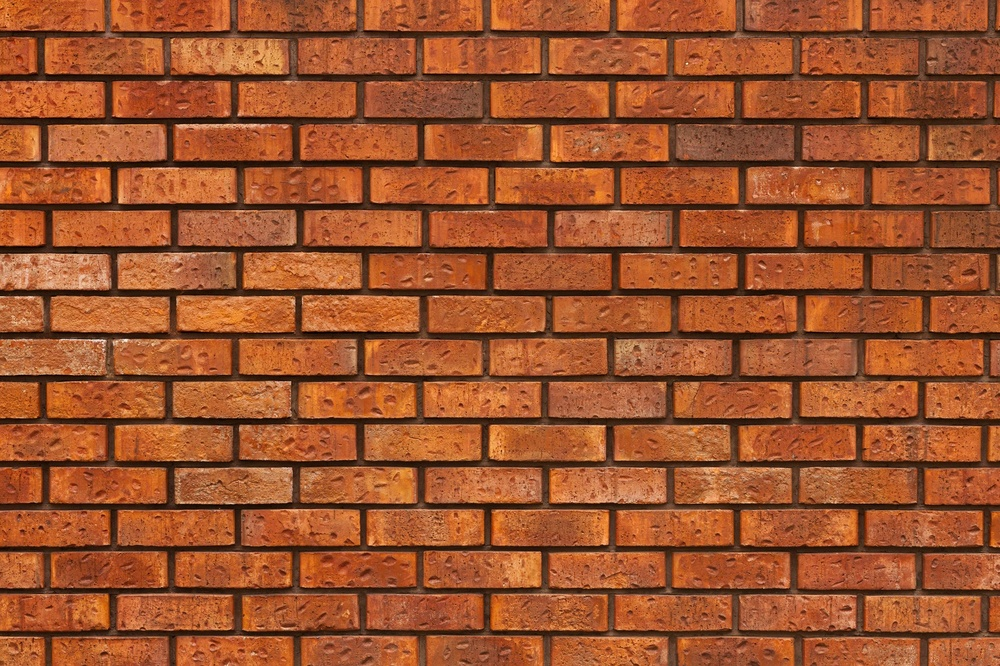
#> input picture Probabilidad/Imagenes/ladrillo.jpg, 1000 x 666 px, shrunk from 1946 x 1297 before the run, found by its file name
$ python 047_Deteccion_aristas_y_segmenacion.py
#> lines starting #> are read from the running program, lines starting #| are printed output that depends on the picture; after the words box and inside, x2 and y2 are one past the last pixel; in counts of white or black regions, pixels touching at a corner belong together
import cv2
import numpy as np
import matplotlib.pyplot as plt

# -------- Cargar imagen en escala de grises --------
# Asegúrate de que la ruta de la imagen sea correcta
ruta_imagen = 'Probabilidad/Imagenes/ladrillo.jpg'
imagen = cv2.imread(ruta_imagen, cv2.IMREAD_GRAYSCALE)
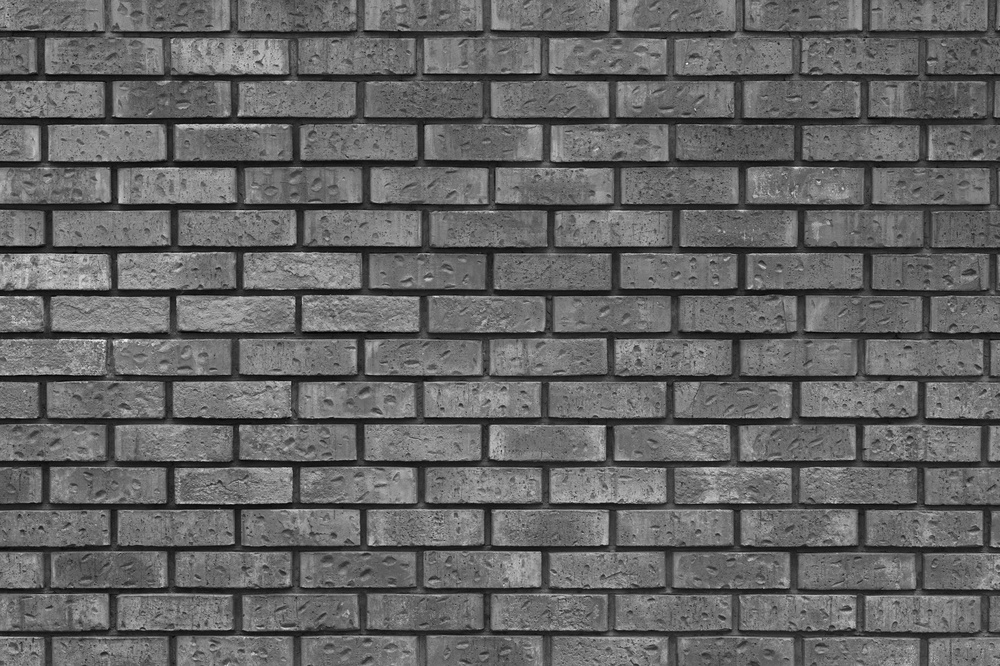
#> imagen: shape (666, 1000); min 0, max 250, mean 101.2

# Verificar si la imagen se cargó correctamente
if imagen is None:
    print(f"Error: No se pudo cargar la imagen en la ruta '{ruta_imagen}'. Verifica la ruta.")
    exit()

# -------- Aplicar filtro de Canny para detectar bordes --------
# Parámetros: umbral bajo y umbral alto
umbral_bajo = 100
umbral_alto = 200
bordes = cv2.Canny(imagen, umbral_bajo, umbral_alto)
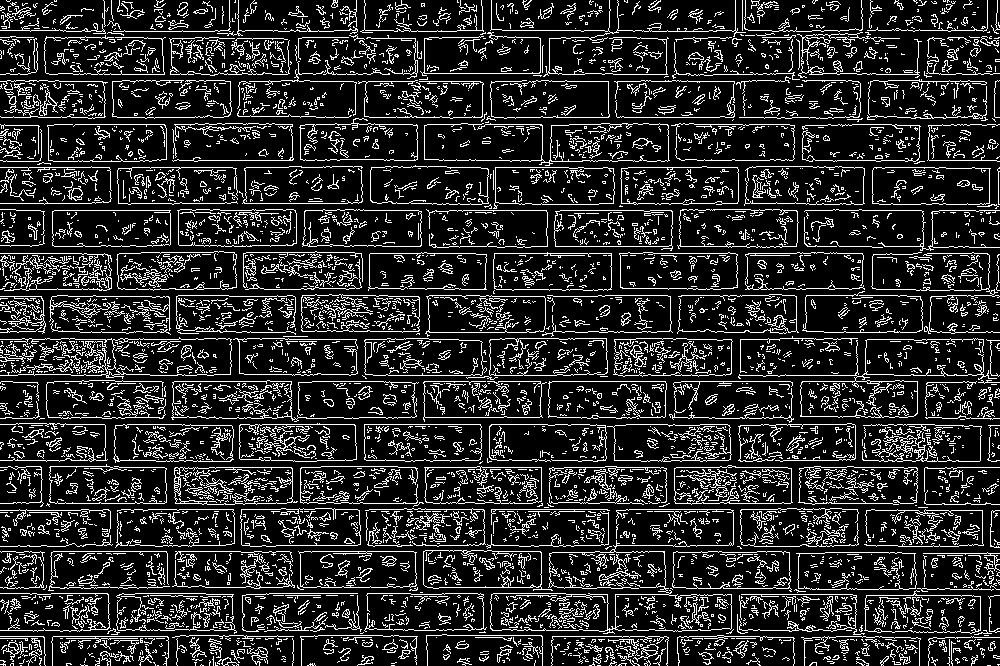
#> bordes: shape (666, 1000); 16.5% white in thin lines or dots

# -------- Segmentación por Umbral (Threshold) --------
# Si el valor del píxel es mayor que 127, se vuelve blanco (255); si no, negro (0)
umbral_segmentacion = 127
_, segmentada = cv2.threshold(imagen, umbral_segmentacion, 255, cv2.THRESH_BINARY)
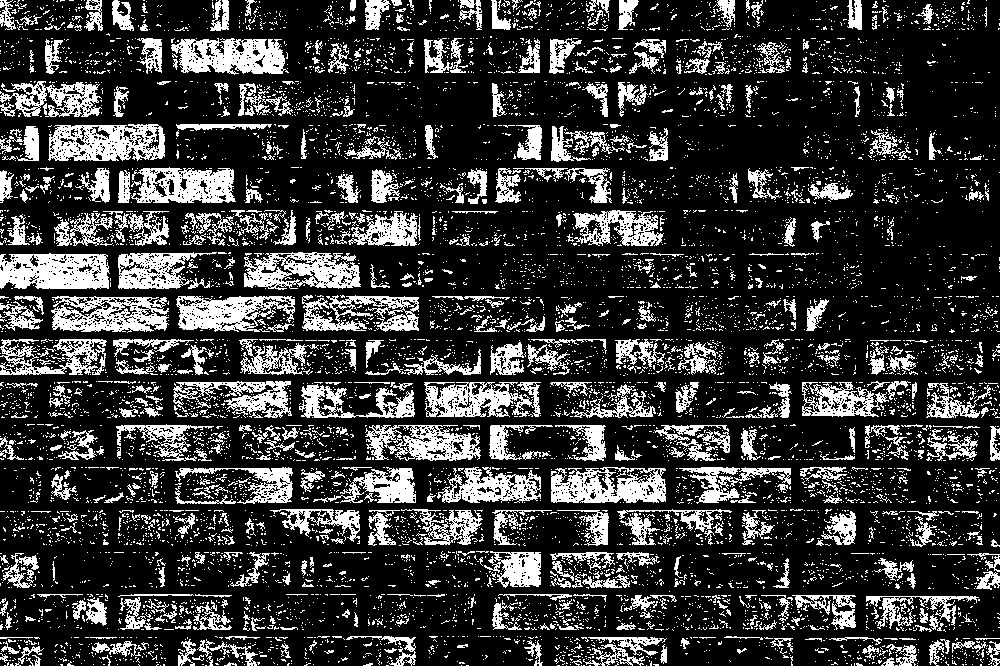
#> segmentada: shape (666, 1000); 22.1% white; 8308 white regions (7666 under 20 px), largest, box (x1, y1, x2, y2) and area: (0, 253, 110, 290) 3188, (48, 124, 165, 161) 3029, (171, 38, 289, 75) 2922

# -------- Mostrar resultados --------
plt.figure(figsize=(15, 5))

# Imagen original
plt.subplot(1, 3, 1)
plt.imshow(imagen, cmap='gray')
plt.title('Imagen original')
plt.axis('off')

# Bordes detectados con Canny
plt.subplot(1, 3, 2)
plt.imshow(bordes, cmap='gray')
plt.title(f'Bordes (Canny)\nUmbral bajo: {umbral_bajo}, Umbral alto: {umbral_alto}')
plt.axis('off')

# Imagen segmentada
plt.subplot(1, 3, 3)
plt.imshow(segmentada, cmap='gray')
plt.title(f'Segmentación (Umbral)\nUmbral: {umbral_segmentacion}')
plt.axis('off')

plt.tight_layout()
plt.show()
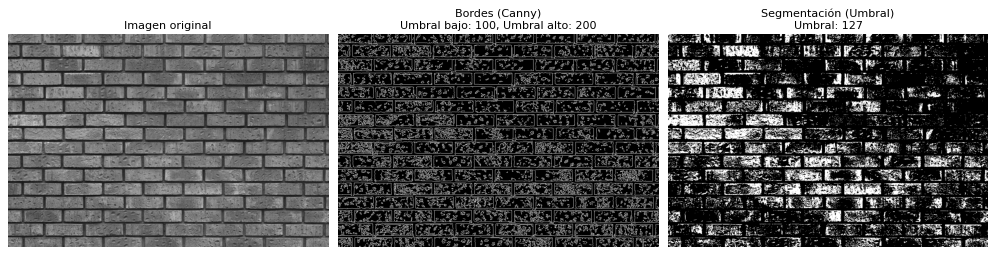
#> figure drawn by matplotlib, 3 panels

# -------- Información adicional --------
print("Procesamiento completado.")
print(f"Parámetros de Canny: Umbral bajo = {umbral_bajo}, Umbral alto = {umbral_alto}")
print(f"Parámetro de segmentación: Umbral = {umbral_segmentacion}")

$ run again, with Probabilidad/Imagenes/carretera.jpg copied over Probabilidad/Imagenes/ladrillo.jpg
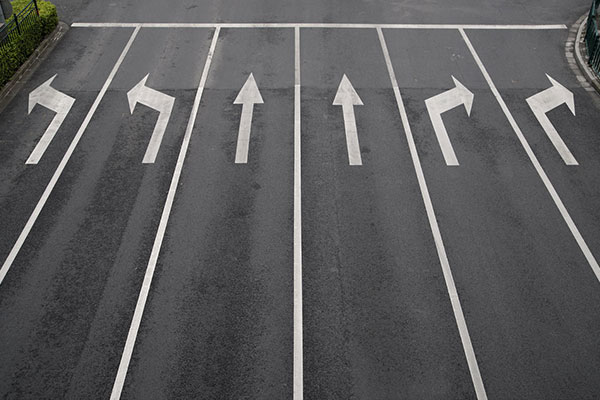
#> input picture Probabilidad/Imagenes/carretera.jpg, 600 x 400 px, found by its file name
#> `bordes = cv2.Canny(imagen, umbral_bajo, umbral_alto)`:
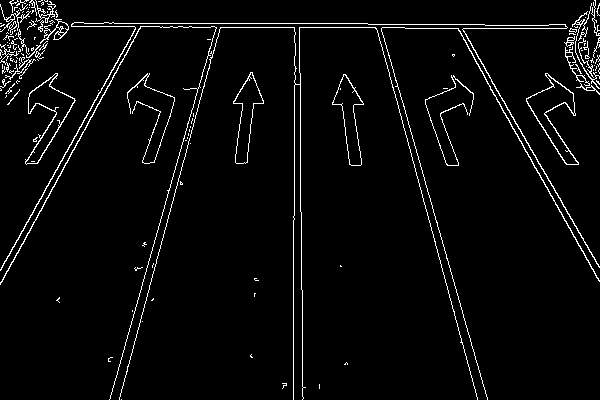
#> bordes: shape (400, 600); 3.7% white in thin lines or dots
#> segmentada: shape (400, 600); 9.5% white; 80 white regions (67 under 20 px), largest, box (x1, y1, x2, y2) and area: (0, 23, 600, 400) 13531, (424, 75, 474, 166) 1576, (526, 73, 579, 165) 1563
#> `plt.show()`:
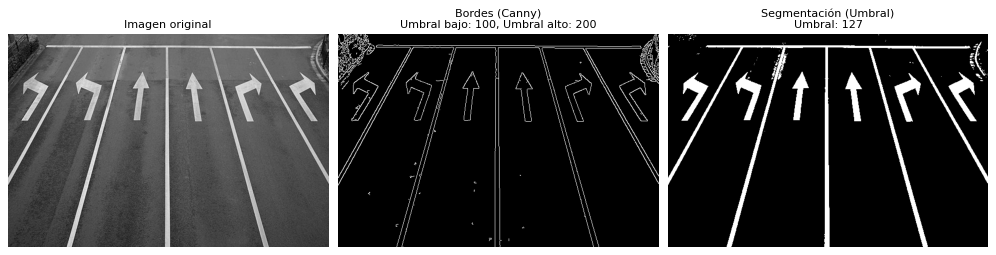
#> figure drawn by matplotlib, 3 panels
